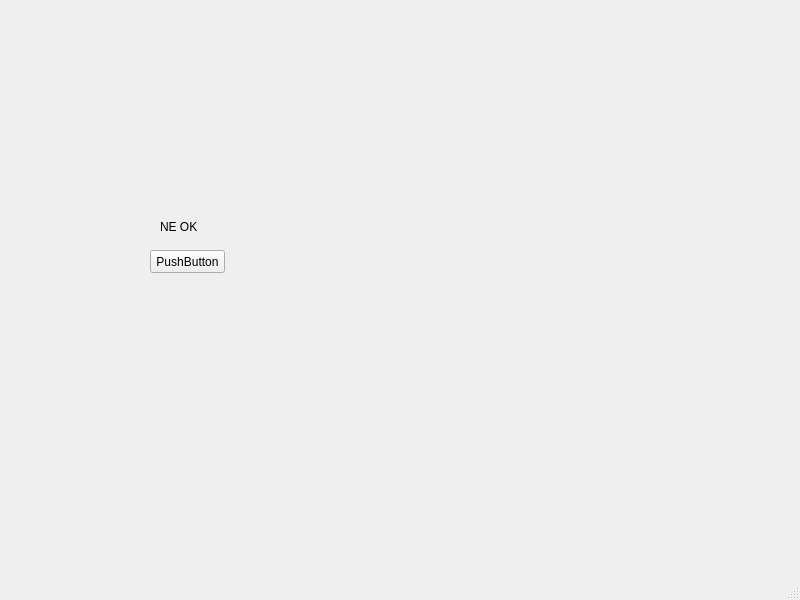
<?xml version="1.0" encoding="UTF-8"?>
<ui version="4.0">
 <class>MainWindow</class>
 <widget class="QMainWindow" name="MainWindow">
  <property name="geometry">
   <rect>
    <x>0</x>
    <y>0</y>
    <width>800</width>
    <height>600</height>
   </rect>
  </property>
  <property name="windowTitle">
   <string>MainWindow</string>
  </property>
  <widget class="QWidget" name="centralwidget">
   <widget class="QPushButton" name="pushButton">
    <property name="geometry">
     <rect>
      <x>150</x>
      <y>250</y>
      <width>75</width>
      <height>23</height>
     </rect>
    </property>
    <property name="text">
     <string>PushButton</string>
    </property>
   </widget>
   <widget class="QLabel" name="label">
    <property name="geometry">
     <rect>
      <x>160</x>
      <y>220</y>
      <width>47</width>
      <height>13</height>
     </rect>
    </property>
    <property name="text">
     <string>NE OK</string>
    </property>
   </widget>
  </widget>
  <widget class="QMenuBar" name="menubar">
   <property name="geometry">
    <rect>
     <x>0</x>
     <y>0</y>
     <width>800</width>
     <height>21</height>
    </rect>
   </property>
  </widget>
  <widget class="QStatusBar" name="statusbar"/>
 </widget>
 <resources/>
 <connections/>
</ui>
